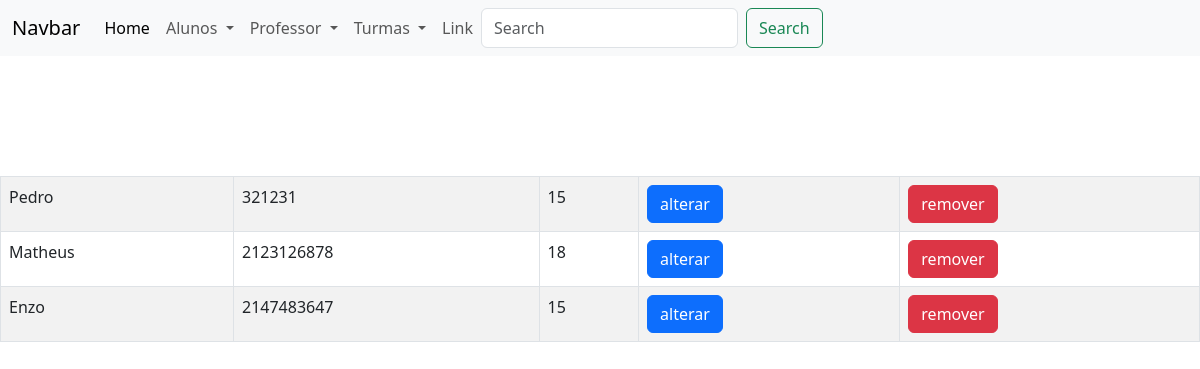
The app's page /aluno/listarAlunos.php with its own data.
### tables this page shows
CREATE TABLE `tblalunos` (
  `idAluno` int(11) NOT NULL,
  `NomeAluno` varchar(100) NOT NULL,
  `CpfAluno` int(11) NOT NULL,
  `IdadeAluno` int(11) NOT NULL,
  `cepAluno` int(11) NOT NULL,
  `lograAluno` varchar(150) NOT NULL,
  `numAluno` int(11) NOT NULL,
  `cidadeAluno` varchar(150) NOT NULL,
  `ufAluno` varchar(2) NOT NULL,
  `bairroAluno` varchar(100) DEFAULT NULL,
  `complAluno` varchar(150) NOT NULL,
  `idTurma` int(11) NOT NULL,
  `idUsuario` int(11) DEFAULT NULL,
  `ativo` int(1) NOT NULL DEFAULT 1
);

### aluno/banco-aluno.php (called while the page is built, shortened)
<?php
     function listarAlunos(){
        $pdo = conectar();
         $sql = "SELECT * FROM `tblalunos`";
             $stmt = $pdo->prepare($sql);
             $stmt->execute();
         $alunos = array();
         while ($aluno = $stmt->fetch(PDO::FETCH_ASSOC)) {
             array_push($alunos, $aluno);
         }
         return $alunos;
     }
?>

### aluno/listarAlunos.php (the view, shortened to what this page needs)
<!DOCTYPE html>
<html lang="pt-br">
<head>
    <link href="css/form.css" rel="stylesheet" />
    <link href="css/css/bootstrap.css" rel="stylesheet" />
</head>
<?php
     include("banco-aluno.php");
      ?>
<body>
<header>
    <?php include('../util/cabecalho.php')?>
</header>
<table class="table table-striped table-bordered">
    <?php
        $alunos = listarAlunos();
        foreach($alunos as $aluno) :
    ?>
        <tr>
        <td><?= $aluno['NomeAluno'] ?></td>
        <td><?= $aluno['CpfAluno'] ?></td>
        <td><?= $aluno['IdadeAluno'] ?></td>
        <td><a class="btn btn-primary" href="formAlteraAluno.php?id=<?=$aluno['idAluno']?>">alterar</a></td>
        <td>
            <form action="removeAluno.php" method="post">
                <button class="btn btn-danger">remover</button>
            </form>
        </td>
    </tr>
    <?php
        endforeach
    ?>
</table>
</body>
</html>

### css/form.css (style rules this page uses)
header { margin-bottom: 120px; }

### records on screen
tblalunos: NomeAluno "Pedro", CpfAluno "321231", IdadeAluno "15"
tblalunos: NomeAluno "Matheus", CpfAluno "2123126878", IdadeAluno "18"
tblalunos: NomeAluno "Enzo", CpfAluno "2147483647", IdadeAluno "15"
